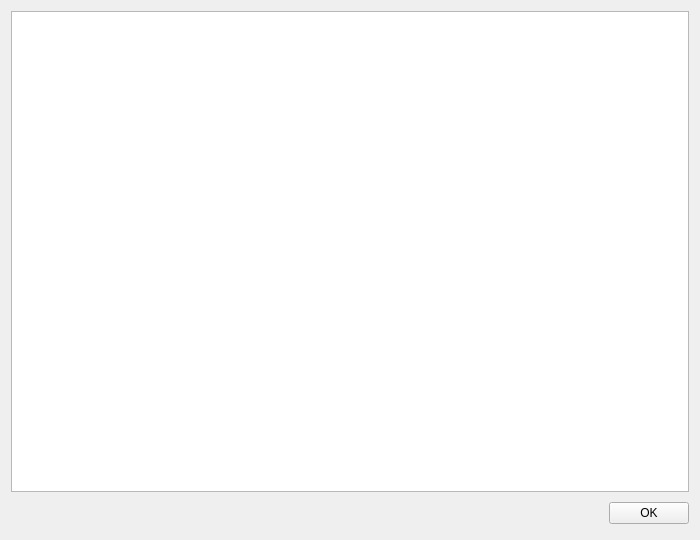
<?xml version="1.0" encoding="UTF-8"?>
<ui version="4.0">
 <class>HelpDlg</class>
 <widget class="QDialog" name="HelpDlg">
  <property name="geometry">
   <rect>
    <x>0</x>
    <y>0</y>
    <width>700</width>
    <height>540</height>
   </rect>
  </property>
  <property name="windowTitle">
   <string>Help</string>
  </property>
  <layout class="QVBoxLayout" name="verticalLayout">
   <item>
    <widget class="QTextBrowser" name="textBrowser"/>
   </item>
   <item>
    <layout class="QHBoxLayout">
     <property name="spacing">
      <number>6</number>
     </property>
     <property name="margin">
      <number>0</number>
     </property>
     <item>
      <spacer>
       <property name="orientation">
        <enum>Qt::Horizontal</enum>
       </property>
       <property name="sizeHint" stdset="0">
        <size>
         <width>131</width>
         <height>31</height>
        </size>
       </property>
      </spacer>
     </item>
     <item>
      <widget class="QPushButton" name="okButton">
       <property name="text">
        <string>OK</string>
       </property>
       <property name="autoDefault">
        <bool>false</bool>
       </property>
      </widget>
     </item>
    </layout>
   </item>
  </layout>
 </widget>
 <resources/>
 <connections>
  <connection>
   <sender>okButton</sender>
   <signal>clicked()</signal>
   <receiver>HelpDlg</receiver>
   <slot>accept()</slot>
   <hints>
    <hint type="sourcelabel">
     <x>329</x>
     <y>157</y>
    </hint>
    <hint type="destinationlabel">
     <x>96</x>
     <y>254</y>
    </hint>
   </hints>
  </connection>
 </connections>
</ui>
